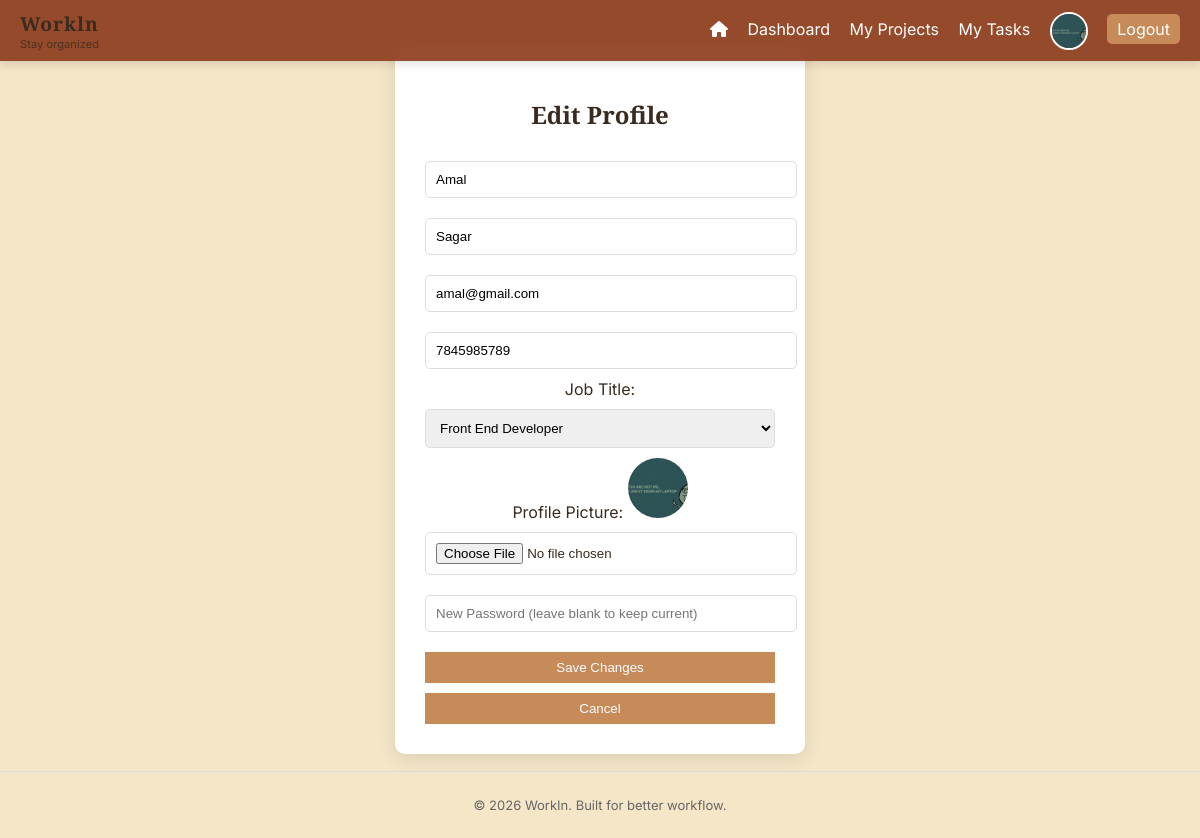
Screenshot of /profile/edit/ (signed in) with the database file from the repository.
### users/models.py (models this page shows)
class CustomUser(AbstractUser):
    ROLE_CHOICES = (
        ('admin', 'Admin'),
        ('member', 'Member'),
    )
    role = models.CharField(max_length=10, choices=ROLE_CHOICES, default='member')
    mobile_number = models.CharField(max_length=15, blank=True, null=True)
    profile_picture = models.ImageField(upload_to='profile_pics/', blank=True, null=True)
    job_title = models.CharField(max_length=100, blank=True, null=True)

### users/views.py (the view, shortened to what this page needs)
# urls.py: path('profile/edit/', profile_edit, name='profile_edit'),
@login_required
def profile_edit(request):
    user = request.user
    return render(request, 'profile_edit.html', {'user': user})

### templates/profile_edit.html (shortened to what this page needs)
{% extends 'base.html' %}
{% block content %}
<div class="form-container">
  <div class="form-card">
    <h2>Edit Profile</h2>
    <form method="POST" enctype="multipart/form-data">
      <input type="text" name="first_name" placeholder="First Name" value="{{ user.first_name }}">
      <input type="text" name="last_name" placeholder="Last Name" value="{{ user.last_name }}">
      <input type="email" name="email" placeholder="Email" value="{{ user.email }}">
      <input type="tel" name="mobile_number" placeholder="Mobile Number" value="{{ user.mobile_number }}">
      <label>Job Title:</label>
      <select id="job_title_choice" name="job_title_choice" onchange="toggleJobTitleOther()">
        <option value="front_end" {% if user.job_title == 'front_end' %}selected{% endif %}>Front End Developer</option>
      </select>
      <label>Profile Picture:</label>
      {% if user.profile_picture %}
        <img src="{{ user.profile_picture.url }}" alt="Current" style="width:60px; height:60px; border-radius:50%; object-fit:cover;"><br>
      {% endif %}
      <input type="file" name="profile_picture" accept="image/*">
      <input type="password" name="new_password" placeholder="New Password (leave blank to keep current)">
      <button type="submit">Save Changes</button>
      <a href="{% url 'profile' %}"><button type="button">Cancel</button></a>
    </form>
  </div>
</div>
{% endblock %}

### templates/base.html (shortened to what this page needs)
{% load static %}
<!DOCTYPE html>
<html>
<head>
    <link rel="stylesheet" href="{% static 'style.css' %}">
    <link rel="stylesheet" href="https://cdnjs.cloudflare.com/ajax/libs/font-awesome/6.0.0/css/all.min.css">
</head>
<body>
    <nav>
    <div class="nav-brand">
        <h2>Workln</h2>
        <span class="nav-slogan">Stay organized</span>
    </div>
    <div class="nav-links">
        {% if request.path != '/' %}
        <a href="{% url 'home' %}" title="Home"><i class="fas fa-home"></i></a>
        {% endif %}
        <a href="{% url 'dashboard' %}">Dashboard</a>
        <a href="{% url 'projects' %}">My Projects</a>
        <a href="{% url 'tasks' %}">My Tasks</a>
        {% if request.user.is_authenticated %}
            <a href="{% url 'profile' %}" style"= gap:0.4rem; text-decoration:none;">
                {% if request.user.profile_picture %}
                    <img src="{{ request.user.profile_picture.url }}"
                         style="width:34px; height:34px; border-radius:50%; object-fit:cover; border:2px solid #fff; vertical-align:middle;">
                {% else %}
                    <span style="width:34px; height:34px; border-radius:50%; background:#888; display:inline-flex; align-items:center; justify-content:center; font-size:1rem; color:#fff;">👤</span>
                {% endif %}
            </a>
            <a href="{% url 'logout' %}" class="logout">Logout</a>
        {% endif %}
    </div>
</nav>
    <div class="container">
        {% block content %}
        {% endblock %}
    </div>
    <footer class="footer">
    <p>© 2026 WorkIn. Built for better workflow.</p>
</footer>
</body>
</html>

### static/style.css (style rules this page uses)
:root { --primary: #8B3A1A; --secondary: #C68B59; --background: #F5E6C8; --text: #3a2a1f; }
body { margin: 0; font-family: Arial; background: var(--background); color: var(--text); }
nav { position: sticky; top: 0; z-index: 1000; display: flex; justify-content: space-between; align-items: center; padding: 10px 20px; background: rgba(139, 58, 26, 0.9); backdrop-filter: blur(10px); box-shadow: 0 2px 10px rgba(0,0,0,0.15); }
nav a { color: white; margin-left: 15px; text-decoration: none; }
.nav-brand { display: flex; flex-direction: column; }
.nav-brand h2 { margin: 0; font-size: 1.2rem; letter-spacing: 1px; }
.nav-slogan { font-size: 0.7rem; opacity: 0.8; }
.container { padding: 20px; }
button { background: var(--secondary); color: white; border: none; padding: 8px 15px; cursor: pointer; }
h1, h2 { font-family: 'Playfair Display', serif; }
body { font-family: 'Inter', sans-serif; }
.form-container { height: 80vh; display: flex; justify-content: center; align-items: center; }
.form-card { width: 350px; background: white; padding: 30px; border-radius: 10px; box-shadow: 0 5px 20px rgba(0,0,0,0.1); text-align: center; }
.form-card input, .form-card select { width: 100%; padding: 10px; margin: 10px 0; border: 1px solid #ddd; border-radius: 5px; }
.form-card button { width: 100%; margin-top: 10px; }
.form-card a { color: var(--primary); text-decoration: none; }
.footer { text-align: center; padding: 12px; font-size: 13px; color: #666; border-top: 1px solid #ddd; margin-top: 30px; }
.logout { background: var(--secondary); padding: 5px 10px; border-radius: 5px; }

### rows the page displays
CustomUser: user.profile_picture (picture), first_name "Amal", last_name "Sagar", email "amal@gmail.com", mobile_number "7845985789", job_title_choice "Front End Developer", profile_picture (picture)
